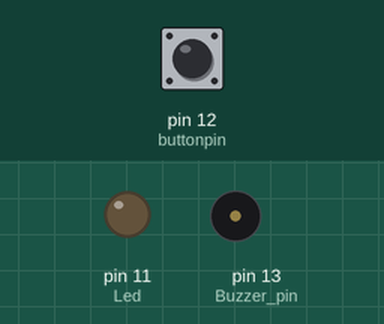
This sketch was run on a simulated Arduino Uno, built with avr-gcc and run on an emulated ATmega328P. On the bench: output pins drawn as LEDs (lit = HIGH), buzzer (waves = sounding, pin HIGH). The inputs (shaded band) are chosen by the test bench; at power-on: pin 12 (buttonpin) HIGH. What the sketch prints to the serial monitor is not drawn.

Above: at 1.2 s.
1.3 s: pin 12 (buttonpin) pulled LOW for 0.15 s
At 1.38 s:
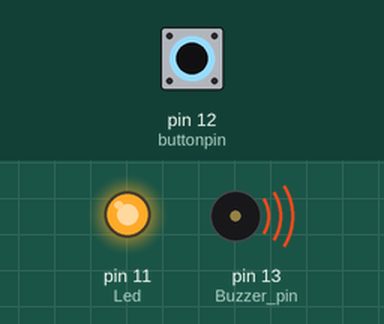
2.9 s: pin 12 (buttonpin) pulled LOW for 3.2 s
At 7.4 s:
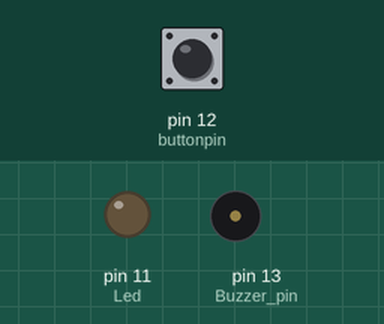
Timing chart, 0 to 8.9 s (numbered marks = the images above; inputs shaded):
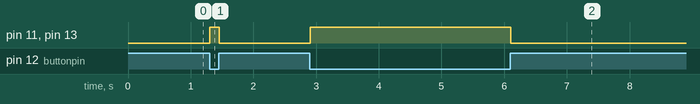

The sketch:

Security_Alarm.ino
```cpp
// (licence header left out)
int Led=11;//定义LED 接口
int Buzzer_pin=13;
int buttonpin=12; //定义倾斜开关传感器接口
int val=0;//定义数字变量val
void setup()
{
  pinMode(Led,OUTPUT);//定义LED 为输出接口
  pinMode(Buzzer_pin,OUTPUT);
  pinMode(buttonpin,INPUT);//定义倾斜开关传感器为输出接口
  Serial.begin(9600);
}
void loop()
{
  val=digitalRead(buttonpin);//将数字接口A5的值读取赋给val
  Serial.println(val);
  if(val==0)//当倾斜开关传感器检测有信号时，LED 闪烁
     {
       digitalWrite(Led,HIGH);
      digitalWrite(Buzzer_pin,HIGH);
     // delay(1000);
     }
  else
     {
       digitalWrite(Led,LOW);
       digitalWrite(Buzzer_pin,LOW);
     }
}
```

Measured:
- after the input at 1.3 s, pin 11 (Led), pin 13 (Buzzer_pin): LOW → HIGH at once, → LOW 0.15 s later
- after the input at 2.9 s, pin 11 (Led), pin 13 (Buzzer_pin): LOW → HIGH at once, → LOW 3.2 s later
